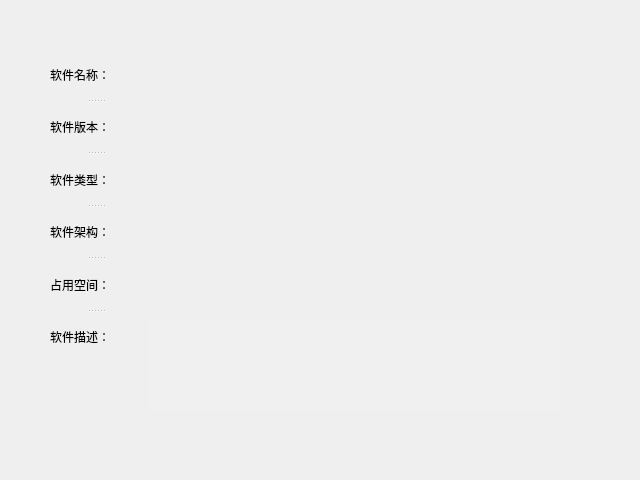
<?xml version="1.0" encoding="UTF-8"?>
<ui version="4.0">
 <class>softwareinfo</class>
 <widget class="QWidget" name="softwareinfo">
  <property name="geometry">
   <rect>
    <x>0</x>
    <y>0</y>
    <width>640</width>
    <height>480</height>
   </rect>
  </property>
  <property name="font">
   <font>
    <family>微软雅黑</family>
   </font>
  </property>
  <property name="windowTitle">
   <string>软件详情</string>
  </property>
  <widget class="QTextBrowser" name="textBrowser">
   <property name="geometry">
    <rect>
     <x>150</x>
     <y>320</y>
     <width>411</width>
     <height>91</height>
    </rect>
   </property>
   <property name="styleSheet">
    <string notr="true">border:none;
background-color: rgb(240, 240, 240);</string>
   </property>
   <property name="html">
    <string>&lt;!DOCTYPE HTML PUBLIC &quot;-//W3C//DTD HTML 4.0//EN&quot; &quot;http://www.w3.org/TR/REC-html40/strict.dtd&quot;&gt;
&lt;html&gt;&lt;head&gt;&lt;meta name=&quot;qrichtext&quot; content=&quot;1&quot; /&gt;&lt;style type=&quot;text/css&quot;&gt;
p, li { white-space: pre-wrap; }
&lt;/style&gt;&lt;/head&gt;&lt;body style=&quot; font-family:'微软雅黑'; font-size:9pt; font-weight:400; font-style:normal;&quot;&gt;
&lt;p style=&quot;-qt-paragraph-type:empty; margin-top:0px; margin-bottom:0px; margin-left:0px; margin-right:0px; -qt-block-indent:0; text-indent:0px; font-family:'SimSun';&quot;&gt;&lt;br /&gt;&lt;/p&gt;&lt;/body&gt;&lt;/html&gt;</string>
   </property>
  </widget>
  <widget class="QLabel" name="label_software_name">
   <property name="geometry">
    <rect>
     <x>150</x>
     <y>50</y>
     <width>211</width>
     <height>47</height>
    </rect>
   </property>
   <property name="text">
    <string/>
   </property>
  </widget>
  <widget class="QLabel" name="label_software_version">
   <property name="geometry">
    <rect>
     <x>150</x>
     <y>103</y>
     <width>201</width>
     <height>48</height>
    </rect>
   </property>
   <property name="text">
    <string/>
   </property>
  </widget>
  <widget class="QLabel" name="label_software_type">
   <property name="geometry">
    <rect>
     <x>150</x>
     <y>157</y>
     <width>221</width>
     <height>47</height>
    </rect>
   </property>
   <property name="text">
    <string/>
   </property>
  </widget>
  <widget class="QLabel" name="label_software_arch">
   <property name="geometry">
    <rect>
     <x>150</x>
     <y>210</y>
     <width>221</width>
     <height>48</height>
    </rect>
   </property>
   <property name="text">
    <string/>
   </property>
  </widget>
  <widget class="QLabel" name="label_software_memery">
   <property name="geometry">
    <rect>
     <x>150</x>
     <y>264</y>
     <width>241</width>
     <height>47</height>
    </rect>
   </property>
   <property name="text">
    <string/>
   </property>
  </widget>
  <widget class="QSplitter" name="splitter">
   <property name="geometry">
    <rect>
     <x>50</x>
     <y>50</y>
     <width>91</width>
     <height>311</height>
    </rect>
   </property>
   <property name="orientation">
    <enum>Qt::Vertical</enum>
   </property>
   <widget class="QLabel" name="label">
    <property name="text">
     <string>软件名称：</string>
    </property>
   </widget>
   <widget class="QLabel" name="label_2">
    <property name="text">
     <string>软件版本：</string>
    </property>
   </widget>
   <widget class="QLabel" name="label_3">
    <property name="text">
     <string>软件类型：</string>
    </property>
   </widget>
   <widget class="QLabel" name="label_4">
    <property name="text">
     <string>软件架构：</string>
    </property>
   </widget>
   <widget class="QLabel" name="label_5">
    <property name="text">
     <string>占用空间：</string>
    </property>
   </widget>
   <widget class="QLabel" name="label_6">
    <property name="text">
     <string>软件描述：</string>
    </property>
   </widget>
  </widget>
 </widget>
 <resources/>
 <connections/>
</ui>
